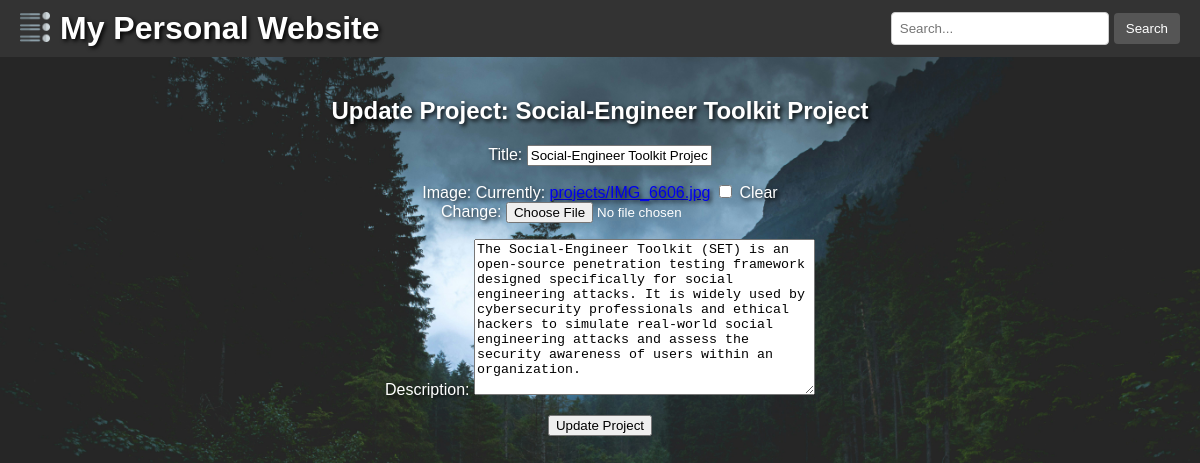
The app's page /projects/7/update/ with its own data.
### main/models.py (models this page shows, shortened)
class Project(models.Model):
    title = models.CharField(max_length=200)
    description = models.TextField()
    image = models.ImageField(upload_to='projects/', null=True, blank=True)

### main/views.py (the view)
# urls.py: path('projects/<int:pk>/update/', views.update_project, name='update_project'),
def update_project(request, pk):
    project = get_object_or_404(Project, pk=pk)
    if request.method == 'POST':
        form = ProjectForm(request.POST, request.FILES, instance=project)
        if form.is_valid():
            form.save()
            messages.success(request, 'Project updated successfully!')
            return redirect('projects')
    else:
        form = ProjectForm(instance=project)
    return render(request, 'main/update_project.html', {'form': form, 'project': project})

### main/forms.py
class ProjectForm(forms.ModelForm):
    class Meta:
        model = Project
        fields = ['title', 'image', 'description']

### main/templates/main/update_project.html (shortened to what this page needs)
<!DOCTYPE html>
<html lang="en">
<head>
</head>
<body>
{% extends 'main/base.html' %}
{% block content %}
    <h2>Update Project: {{ project.title }}</h2>
    <form method="POST" enctype="multipart/form-data">
        {{ form.as_p }}
        <button type="submit">Update Project</button>
    </form>
{% endblock %}

### static/css/styles.css (style rules this page uses)
body { font-family: Arial, sans-serif; margin: 0; padding: 0; color: white; text-shadow: 2px 2px 4px #000000; text-align:center; }
p { font-size: 1rem; color: white; padding-left: 120px; padding-right: 120px; }

### records on screen
Project: title "Social-Engineer Toolkit Project", description "The Social-Engineer Toolkit (SET) is an open-source penetration testing framework designed specifically for social engineering attacks. It is widely used by cybersecurity professionals and ethical hackers to simulate real-world social engineering attacks and assess the security awareness of users within an organization."
